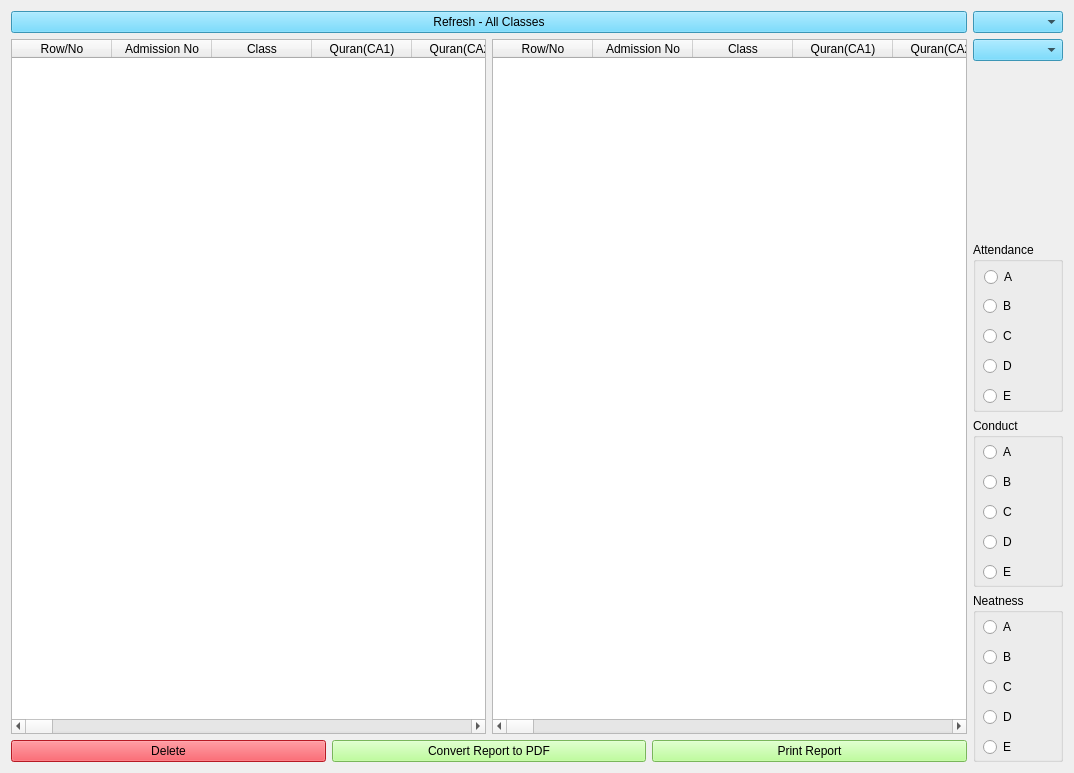
<?xml version="1.0" encoding="UTF-8"?>
<ui version="4.0">
 <class>PriScore3rdForm</class>
 <widget class="QWidget" name="PriScore3rdForm">
  <property name="geometry">
   <rect>
    <x>0</x>
    <y>0</y>
    <width>1074</width>
    <height>773</height>
   </rect>
  </property>
  <property name="windowTitle">
   <string>Primary Classes Scores (Third Term)</string>
  </property>
  <property name="windowIcon">
   <iconset>
    <normaloff>score2_icon.jpg</normaloff>score2_icon.jpg</iconset>
  </property>
  <property name="styleSheet">
   <string notr="true">font: 12pt &quot;MS Shell Dlg 2&quot;;

QPushButton{
background-color: rgb(170, 255, 127);
}</string>
  </property>
  <layout class="QVBoxLayout" name="verticalLayout_3">
   <item>
    <layout class="QHBoxLayout" name="horizontalLayout_3">
     <item>
      <layout class="QVBoxLayout" name="verticalLayout_2">
       <item>
        <widget class="QPushButton" name="switch_back_btn">
         <property name="styleSheet">
          <string notr="true">background-color: rgb(84, 210, 255);</string>
         </property>
         <property name="text">
          <string>Refresh - All Classes</string>
         </property>
        </widget>
       </item>
       <item>
        <layout class="QHBoxLayout" name="horizontalLayout">
         <item>
          <widget class="QTableWidget" name="tableWidget">
           <property name="sizePolicy">
            <sizepolicy hsizetype="Expanding" vsizetype="Expanding">
             <horstretch>0</horstretch>
             <verstretch>0</verstretch>
            </sizepolicy>
           </property>
           <property name="autoFillBackground">
            <bool>false</bool>
           </property>
           <property name="frameShape">
            <enum>QFrame::StyledPanel</enum>
           </property>
           <property name="alternatingRowColors">
            <bool>true</bool>
           </property>
           <property name="showGrid">
            <bool>true</bool>
           </property>
           <attribute name="horizontalHeaderStretchLastSection">
            <bool>false</bool>
           </attribute>
           <attribute name="verticalHeaderVisible">
            <bool>true</bool>
           </attribute>
           <column>
            <property name="text">
             <string>Row/No</string>
            </property>
           </column>
           <column>
            <property name="text">
             <string>Admission No</string>
            </property>
           </column>
           <column>
            <property name="text">
             <string>Class</string>
            </property>
           </column>
           <column>
            <property name="text">
             <string>Quran(CA1)</string>
            </property>
           </column>
           <column>
            <property name="text">
             <string>Quran(CA2)</string>
            </property>
           </column>
           <column>
            <property name="text">
             <string>Quran(ASS)</string>
            </property>
           </column>
           <column>
            <property name="text">
             <string>Quran(EXAM)</string>
            </property>
           </column>
           <column>
            <property name="text">
             <string>Quran(TOTAL)</string>
            </property>
           </column>
           <column>
            <property name="text">
             <string>Ibadat(CA1)</string>
            </property>
           </column>
           <column>
            <property name="text">
             <string>Ibadat(CA2)</string>
            </property>
           </column>
           <column>
            <property name="text">
             <string>Ibadat(ASS)</string>
            </property>
           </column>
           <column>
            <property name="text">
             <string>Ibadat(EXAM)</string>
            </property>
           </column>
           <column>
            <property name="text">
             <string>Ibadat(TOTAL)</string>
            </property>
           </column>
           <column>
            <property name="text">
             <string>Arabic1(CA1)</string>
            </property>
           </column>
           <column>
            <property name="text">
             <string>Arabic1(CA2)</string>
            </property>
           </column>
           <column>
            <property name="text">
             <string>Arabic1(ASS)</string>
            </property>
           </column>
           <column>
            <property name="text">
             <string>Arabic1(EXAM)</string>
            </property>
           </column>
           <column>
            <property name="text">
             <string>Arabic1(TOTAL)</string>
            </property>
           </column>
           <column>
            <property name="text">
             <string>Arabic2(CA1)</string>
            </property>
           </column>
           <column>
            <property name="text">
             <string>Arabic2(CA2)</string>
            </property>
           </column>
           <column>
            <property name="text">
             <string>Arabic2(ASS)</string>
            </property>
           </column>
           <column>
            <property name="text">
             <string>Arabic2(EXAM)</string>
            </property>
           </column>
           <column>
            <property name="text">
             <string>Arabic2(TOTAL)</string>
            </property>
           </column>
           <column>
            <property name="text">
             <string>Maths(CA1)</string>
            </property>
           </column>
           <column>
            <property name="text">
             <string>Maths(CA2)</string>
            </property>
           </column>
           <column>
            <property name="text">
             <string>Maths(ASS)</string>
            </property>
           </column>
           <column>
            <property name="text">
             <string>Maths(EXAM)</string>
            </property>
           </column>
           <column>
            <property name="text">
             <string>Maths(TOTAL)</string>
            </property>
           </column>
           <column>
            <property name="text">
             <string>English(CA1)</string>
            </property>
           </column>
           <column>
            <property name="text">
             <string>English(CA2)</string>
            </property>
           </column>
           <column>
            <property name="text">
             <string>English(ASS)</string>
            </property>
           </column>
           <column>
            <property name="text">
             <string>English(EXAM)</string>
            </property>
           </column>
           <column>
            <property name="text">
             <string>English(TOTAL)</string>
            </property>
           </column>
           <column>
            <property name="text">
             <string>Computer(CA1)</string>
            </property>
           </column>
           <column>
            <property name="text">
             <string>Computer(CA2)</string>
            </property>
           </column>
           <column>
            <property name="text">
             <string>Computer(ASS)</string>
            </property>
           </column>
           <column>
            <property name="text">
             <string>Computer(EXAM)</string>
            </property>
           </column>
           <column>
            <property name="text">
             <string>Computer(TOTAL)</string>
            </property>
           </column>
           <column>
            <property name="text">
             <string>Basic Sc(CA1)</string>
            </property>
           </column>
           <column>
            <property name="text">
             <string>Basic Sc(CA2)</string>
            </property>
           </column>
           <column>
            <property name="text">
             <string>Basic Sc(ASS)</string>
            </property>
           </column>
           <column>
            <property name="text">
             <string>Basic Sc(EXAM)</string>
            </property>
           </column>
           <column>
            <property name="text">
             <string>Basic Sc(TOTAL)</string>
            </property>
           </column>
           <column>
            <property name="text">
             <string>Religion(CA1)</string>
            </property>
           </column>
           <column>
            <property name="text">
             <string>Religion(CA2)</string>
            </property>
           </column>
           <column>
            <property name="text">
             <string>Religion(ASS)</string>
            </property>
           </column>
           <column>
            <property name="text">
             <string>Religion(EXAM)</string>
            </property>
           </column>
           <column>
            <property name="text">
             <string>Religion(TOTAL)</string>
            </property>
           </column>
           <column>
            <property name="text">
             <string>Civic(CA1)</string>
            </property>
           </column>
           <column>
            <property name="text">
             <string>Civic(CA2)</string>
            </property>
           </column>
           <column>
            <property name="text">
             <string>Civic(ASS)</string>
            </property>
           </column>
           <column>
            <property name="text">
             <string>Civic(EXAM)</string>
            </property>
           </column>
           <column>
            <property name="text">
             <string>Civic(TOTAL)</string>
            </property>
           </column>
           <column>
            <property name="text">
             <string>Verbal(CA1)</string>
            </property>
           </column>
           <column>
            <property name="text">
             <string>Verbal(CA2)</string>
            </property>
           </column>
           <column>
            <property name="text">
             <string>Verbal(ASS)</string>
            </property>
           </column>
           <column>
            <property name="text">
             <string>Verbal(EXAM)</string>
            </property>
           </column>
           <column>
            <property name="text">
             <string>Verbal(TOTAL)</string>
            </property>
           </column>
           <column>
            <property name="text">
             <string>Quantitative(CA1)</string>
            </property>
           </column>
           <column>
            <property name="text">
             <string>Quantitative(CA2)</string>
            </property>
           </column>
           <column>
            <property name="text">
             <string>Quantitative(ASS)</string>
            </property>
           </column>
           <column>
            <property name="text">
             <string>Quantitative(EXAM)</string>
            </property>
           </column>
           <column>
            <property name="text">
             <string>Quantitative(TOTAL)</string>
            </property>
           </column>
           <column>
            <property name="text">
             <string>Handwriting(CA1)</string>
            </property>
           </column>
           <column>
            <property name="text">
             <string>Handwriting(CA2)</string>
            </property>
           </column>
           <column>
            <property name="text">
             <string>Handwriting(ASS)</string>
            </property>
           </column>
           <column>
            <property name="text">
             <string>Handwriting(EXAM)</string>
            </property>
           </column>
           <column>
            <property name="text">
             <string>Handwriting(TOTAL)</string>
            </property>
           </column>
           <column>
            <property name="text">
             <string>French(CA1)</string>
            </property>
           </column>
           <column>
            <property name="text">
             <string>French(CA2)</string>
            </property>
           </column>
           <column>
            <property name="text">
             <string>French(ASS)</string>
            </property>
           </column>
           <column>
            <property name="text">
             <string>French(EXAM)</string>
            </property>
           </column>
           <column>
            <property name="text">
             <string>French(TOTAL)</string>
            </property>
           </column>
           <column>
            <property name="text">
             <string>Jolly(CA1)</string>
            </property>
           </column>
           <column>
            <property name="text">
             <string>Jolly(CA2)</string>
            </property>
           </column>
           <column>
            <property name="text">
             <string>Jolly(ASS)</string>
            </property>
           </column>
           <column>
            <property name="text">
             <string>Jolly(EXAM)</string>
            </property>
           </column>
           <column>
            <property name="text">
             <string>Jolly(TOTAL)</string>
            </property>
           </column>
           <column>
            <property name="text">
             <string>All Total</string>
            </property>
           </column>
           <column>
            <property name="text">
             <string>Average</string>
            </property>
           </column>
           <column>
            <property name="text">
             <string>Total Cumulative</string>
            </property>
           </column>
           <column>
            <property name="text">
             <string>Avg Cumulative</string>
            </property>
           </column>
          </widget>
         </item>
         <item>
          <widget class="QTableWidget" name="tableWidget_2">
           <property name="sizePolicy">
            <sizepolicy hsizetype="Expanding" vsizetype="Expanding">
             <horstretch>0</horstretch>
             <verstretch>0</verstretch>
            </sizepolicy>
           </property>
           <property name="autoFillBackground">
            <bool>false</bool>
           </property>
           <property name="frameShape">
            <enum>QFrame::StyledPanel</enum>
           </property>
           <property name="alternatingRowColors">
            <bool>true</bool>
           </property>
           <property name="showGrid">
            <bool>true</bool>
           </property>
           <attribute name="horizontalHeaderStretchLastSection">
            <bool>false</bool>
           </attribute>
           <attribute name="verticalHeaderVisible">
            <bool>true</bool>
           </attribute>
           <column>
            <property name="text">
             <string>Row/No</string>
            </property>
           </column>
           <column>
            <property name="text">
             <string>Admission No</string>
            </property>
           </column>
           <column>
            <property name="text">
             <string>Class</string>
            </property>
           </column>
           <column>
            <property name="text">
             <string>Quran(CA1)</string>
            </property>
           </column>
           <column>
            <property name="text">
             <string>Quran(CA2)</string>
            </property>
           </column>
           <column>
            <property name="text">
             <string>Quran(ASS)</string>
            </property>
           </column>
           <column>
            <property name="text">
             <string>Quran(EXAM)</string>
            </property>
           </column>
           <column>
            <property name="text">
             <string>Quran(TOTAL)</string>
            </property>
           </column>
           <column>
            <property name="text">
             <string>Ibadat(CA1)</string>
            </property>
           </column>
           <column>
            <property name="text">
             <string>Ibadat(CA2)</string>
            </property>
           </column>
           <column>
            <property name="text">
             <string>Ibadat(ASS)</string>
            </property>
           </column>
           <column>
            <property name="text">
             <string>Ibadat(EXAM)</string>
            </property>
           </column>
           <column>
            <property name="text">
             <string>Ibadat(TOTAL)</string>
            </property>
           </column>
           <column>
            <property name="text">
             <string>Arabic1(CA1)</string>
            </property>
           </column>
           <column>
            <property name="text">
             <string>Arabic1(CA2)</string>
            </property>
           </column>
           <column>
            <property name="text">
             <string>Arabic1(ASS)</string>
            </property>
           </column>
           <column>
            <property name="text">
             <string>Arabic1(EXAM)</string>
            </property>
           </column>
           <column>
            <property name="text">
             <string>Arabic1(TOTAL)</string>
            </property>
           </column>
           <column>
            <property name="text">
             <string>Arabic2(CA1)</string>
            </property>
           </column>
           <column>
            <property name="text">
             <string>Arabic2(CA2)</string>
            </property>
           </column>
           <column>
            <property name="text">
             <string>Arabic2(ASS)</string>
            </property>
           </column>
           <column>
            <property name="text">
             <string>Arabic2(EXAM)</string>
            </property>
           </column>
           <column>
            <property name="text">
             <string>Arabic2(TOTAL)</string>
            </property>
           </column>
           <column>
            <property name="text">
             <string>Maths(CA1)</string>
            </property>
           </column>
           <column>
            <property name="text">
             <string>Maths(CA2)</string>
            </property>
           </column>
           <column>
            <property name="text">
             <string>Maths(ASS)</string>
            </property>
           </column>
           <column>
            <property name="text">
             <string>Maths(EXAM)</string>
            </property>
           </column>
           <column>
            <property name="text">
             <string>Maths(TOTAL)</string>
            </property>
           </column>
           <column>
            <property name="text">
             <string>English(CA1)</string>
            </property>
           </column>
           <column>
            <property name="text">
             <string>English(CA2)</string>
            </property>
           </column>
           <column>
            <property name="text">
             <string>English(ASS)</string>
            </property>
           </column>
           <column>
            <property name="text">
             <string>English(EXAM)</string>
            </property>
           </column>
           <column>
            <property name="text">
             <string>English(TOTAL)</string>
            </property>
           </column>
           <column>
            <property name="text">
             <string>Computer(CA1)</string>
            </property>
           </column>
           <column>
            <property name="text">
             <string>Computer(CA2)</string>
            </property>
           </column>
           <column>
            <property name="text">
             <string>Computer(ASS)</string>
            </property>
           </column>
           <column>
            <property name="text">
             <string>Computer(EXAM)</string>
            </property>
           </column>
           <column>
            <property name="text">
             <string>Computer(TOTAL)</string>
            </property>
           </column>
           <column>
            <property name="text">
             <string>Basic Sc(CA1)</string>
            </property>
           </column>
           <column>
            <property name="text">
             <string>Basic Sc(CA2)</string>
            </property>
           </column>
           <column>
            <property name="text">
             <string>Basic Sc(ASS)</string>
            </property>
           </column>
           <column>
            <property name="text">
             <string>Basic Sc(EXAM)</string>
            </property>
           </column>
           <column>
            <property name="text">
             <string>Basic Sc(TOTAL)</string>
            </property>
           </column>
           <column>
            <property name="text">
             <string>Religion(CA1)</string>
            </property>
           </column>
           <column>
            <property name="text">
             <string>Religion(CA2)</string>
            </property>
           </column>
           <column>
            <property name="text">
             <string>Religion(ASS)</string>
            </property>
           </column>
           <column>
            <property name="text">
             <string>Religion(EXAM)</string>
            </property>
           </column>
           <column>
            <property name="text">
             <string>Religion(TOTAL)</string>
            </property>
           </column>
           <column>
            <property name="text">
             <string>Civic(CA1)</string>
            </property>
           </column>
           <column>
            <property name="text">
             <string>Civic(CA2)</string>
            </property>
           </column>
           <column>
            <property name="text">
             <string>Civic(ASS)</string>
            </property>
           </column>
           <column>
            <property name="text">
             <string>Civic(EXAM)</string>
            </property>
           </column>
           <column>
            <property name="text">
             <string>Civic(TOTAL)</string>
            </property>
           </column>
           <column>
            <property name="text">
             <string>Verbal(CA1)</string>
            </property>
           </column>
           <column>
            <property name="text">
             <string>Verbal(CA2)</string>
            </property>
           </column>
           <column>
            <property name="text">
             <string>Verbal(ASS)</string>
            </property>
           </column>
           <column>
            <property name="text">
             <string>Verbal(EXAM)</string>
            </property>
           </column>
           <column>
            <property name="text">
             <string>Verbal(TOTAL)</string>
            </property>
           </column>
           <column>
            <property name="text">
             <string>Quantitative(CA1)</string>
            </property>
           </column>
           <column>
            <property name="text">
             <string>Quantitative(CA2)</string>
            </property>
           </column>
           <column>
            <property name="text">
             <string>Quantitative(ASS)</string>
            </property>
           </column>
           <column>
            <property name="text">
             <string>Quantitative(EXAM)</string>
            </property>
           </column>
           <column>
            <property name="text">
             <string>Quantitative(TOTAL)</string>
            </property>
           </column>
           <column>
            <property name="text">
             <string>Handwriting(CA1)</string>
            </property>
           </column>
           <column>
            <property name="text">
             <string>Handwriting(CA2)</string>
            </property>
           </column>
           <column>
            <property name="text">
             <string>Handwriting(ASS)</string>
            </property>
           </column>
           <column>
            <property name="text">
             <string>Handwriting(EXAM)</string>
            </property>
           </column>
           <column>
            <property name="text">
             <string>Handwriting(TOTAL)</string>
            </property>
           </column>
           <column>
            <property name="text">
             <string>French(CA1)</string>
            </property>
           </column>
           <column>
            <property name="text">
             <string>French(CA2)</string>
            </property>
           </column>
           <column>
            <property name="text">
             <string>French(ASS)</string>
            </property>
           </column>
           <column>
            <property name="text">
             <string>French(EXAM)</string>
            </property>
           </column>
           <column>
            <property name="text">
             <string>French(TOTAL)</string>
            </property>
           </column>
           <column>
            <property name="text">
             <string>Jolly(CA1)</string>
            </property>
           </column>
           <column>
            <property name="text">
             <string>Jolly(CA2)</string>
            </property>
           </column>
           <column>
            <property name="text">
             <string>Jolly(ASS)</string>
            </property>
           </column>
           <column>
            <property name="text">
             <string>Jolly(EXAM)</string>
            </property>
           </column>
           <column>
            <property name="text">
             <string>Jolly(TOTAL)</string>
            </property>
           </column>
           <column>
            <property name="text">
             <string>All Total</string>
            </property>
           </column>
           <column>
            <property name="text">
             <string>Average</string>
            </property>
           </column>
           <column>
            <property name="text">
             <string>Total Cumulative</string>
            </property>
           </column>
           <column>
            <property name="text">
             <string>Avg Cumulative</string>
            </property>
           </column>
          </widget>
         </item>
        </layout>
       </item>
       <item>
        <layout class="QHBoxLayout" name="horizontalLayout_2">
         <item>
          <widget class="QPushButton" name="del_btn">
           <property name="styleSheet">
            <string notr="true">background-color: rgb(255, 37, 51);</string>
           </property>
           <property name="text">
            <string>Delete</string>
           </property>
          </widget>
         </item>
         <item>
          <widget class="QPushButton" name="pdf_btn">
           <property name="styleSheet">
            <string notr="true">background-color: rgb(170, 255, 127);</string>
           </property>
           <property name="text">
            <string>Convert Report to PDF</string>
           </property>
          </widget>
         </item>
         <item>
          <widget class="QPushButton" name="report_gen_btn">
           <property name="styleSheet">
            <string notr="true">background-color: rgb(170, 255, 127);</string>
           </property>
           <property name="text">
            <string>Print Report</string>
           </property>
          </widget>
         </item>
        </layout>
       </item>
      </layout>
     </item>
     <item>
      <layout class="QVBoxLayout" name="verticalLayout">
       <item>
        <widget class="QComboBox" name="class_comboBox">
         <property name="styleSheet">
          <string notr="true">background-color: rgb(84, 210, 255);</string>
         </property>
        </widget>
       </item>
       <item>
        <widget class="QComboBox" name="stud_adm_no_comboBox">
         <property name="styleSheet">
          <string notr="true">background-color: rgb(84, 210, 255);</string>
         </property>
        </widget>
       </item>
       <item>
        <widget class="QLabel" name="name_label">
         <property name="text">
          <string/>
         </property>
        </widget>
       </item>
       <item>
        <widget class="QGroupBox" name="groupBox">
         <property name="title">
          <string>Attendance</string>
         </property>
         <widget class="QRadioButton" name="att_a_radio">
          <property name="geometry">
           <rect>
            <x>11</x>
            <y>21</y>
            <width>39</width>
            <height>28</height>
           </rect>
          </property>
          <property name="text">
           <string>A</string>
          </property>
         </widget>
         <widget class="QRadioButton" name="att_b_radio">
          <property name="geometry">
           <rect>
            <x>10</x>
            <y>50</y>
            <width>39</width>
            <height>28</height>
           </rect>
          </property>
          <property name="text">
           <string>B</string>
          </property>
         </widget>
         <widget class="QRadioButton" name="att_c_radio">
          <property name="geometry">
           <rect>
            <x>10</x>
            <y>80</y>
            <width>41</width>
            <height>28</height>
           </rect>
          </property>
          <property name="text">
           <string>C</string>
          </property>
         </widget>
         <widget class="QRadioButton" name="att_d_radio">
          <property name="geometry">
           <rect>
            <x>10</x>
            <y>110</y>
            <width>41</width>
            <height>28</height>
           </rect>
          </property>
          <property name="text">
           <string>D</string>
          </property>
         </widget>
         <widget class="QRadioButton" name="att_e_radio">
          <property name="geometry">
           <rect>
            <x>10</x>
            <y>140</y>
            <width>41</width>
            <height>28</height>
           </rect>
          </property>
          <property name="text">
           <string>E</string>
          </property>
         </widget>
        </widget>
       </item>
       <item>
        <widget class="QGroupBox" name="groupBox_2">
         <property name="title">
          <string>Conduct</string>
         </property>
         <widget class="QRadioButton" name="con_a_radio">
          <property name="geometry">
           <rect>
            <x>10</x>
            <y>20</y>
            <width>41</width>
            <height>28</height>
           </rect>
          </property>
          <property name="text">
           <string>A</string>
          </property>
         </widget>
         <widget class="QRadioButton" name="con_b_radio">
          <property name="geometry">
           <rect>
            <x>10</x>
            <y>50</y>
            <width>41</width>
            <height>28</height>
           </rect>
          </property>
          <property name="text">
           <string>B</string>
          </property>
         </widget>
         <widget class="QRadioButton" name="con_c_radio">
          <property name="geometry">
           <rect>
            <x>10</x>
            <y>80</y>
            <width>41</width>
            <height>28</height>
           </rect>
          </property>
          <property name="text">
           <string>C</string>
          </property>
         </widget>
         <widget class="QRadioButton" name="con_d_radio">
          <property name="geometry">
           <rect>
            <x>10</x>
            <y>110</y>
            <width>41</width>
            <height>28</height>
           </rect>
          </property>
          <property name="text">
           <string>D</string>
          </property>
         </widget>
         <widget class="QRadioButton" name="con_e_radio">
          <property name="geometry">
           <rect>
            <x>10</x>
            <y>140</y>
            <width>41</width>
            <height>28</height>
           </rect>
          </property>
          <property name="text">
           <string>E</string>
          </property>
         </widget>
        </widget>
       </item>
       <item>
        <widget class="QGroupBox" name="groupBox_3">
         <property name="title">
          <string>Neatness</string>
         </property>
         <widget class="QRadioButton" name="neat_a_radio">
          <property name="geometry">
           <rect>
            <x>10</x>
            <y>20</y>
            <width>41</width>
            <height>28</height>
           </rect>
          </property>
          <property name="text">
           <string>A</string>
          </property>
         </widget>
         <widget class="QRadioButton" name="neat_b_radio">
          <property name="geometry">
           <rect>
            <x>10</x>
            <y>50</y>
            <width>41</width>
            <height>28</height>
           </rect>
          </property>
          <property name="text">
           <string>B</string>
          </property>
         </widget>
         <widget class="QRadioButton" name="neat_c_radio">
          <property name="geometry">
           <rect>
            <x>10</x>
            <y>80</y>
            <width>41</width>
            <height>28</height>
           </rect>
          </property>
          <property name="text">
           <string>C</string>
          </property>
         </widget>
         <widget class="QRadioButton" name="neat_d_radio">
          <property name="geometry">
           <rect>
            <x>10</x>
            <y>110</y>
            <width>41</width>
            <height>28</height>
           </rect>
          </property>
          <property name="text">
           <string>D</string>
          </property>
         </widget>
         <widget class="QRadioButton" name="neat_e_radio">
          <property name="geometry">
           <rect>
            <x>10</x>
            <y>140</y>
            <width>41</width>
            <height>28</height>
           </rect>
          </property>
          <property name="text">
           <string>E</string>
          </property>
         </widget>
        </widget>
       </item>
      </layout>
     </item>
    </layout>
   </item>
  </layout>
 </widget>
 <resources/>
 <connections/>
</ui>
